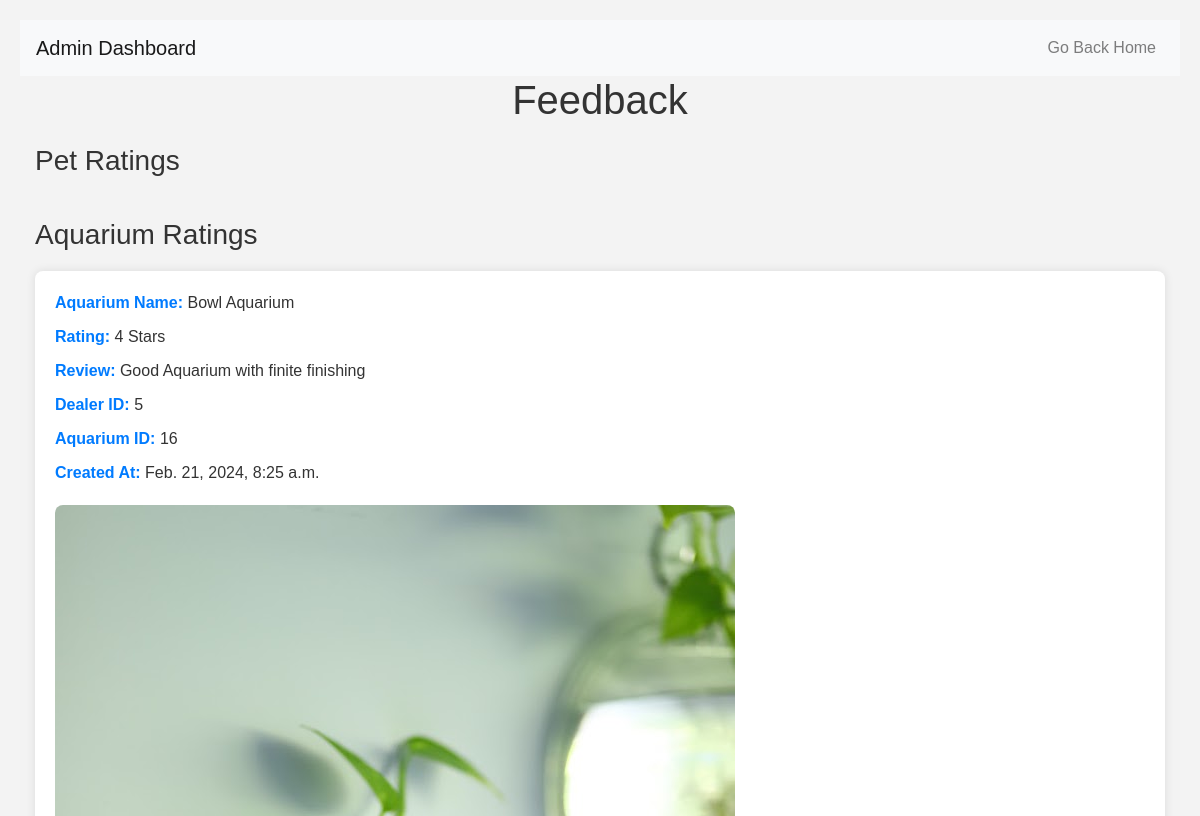
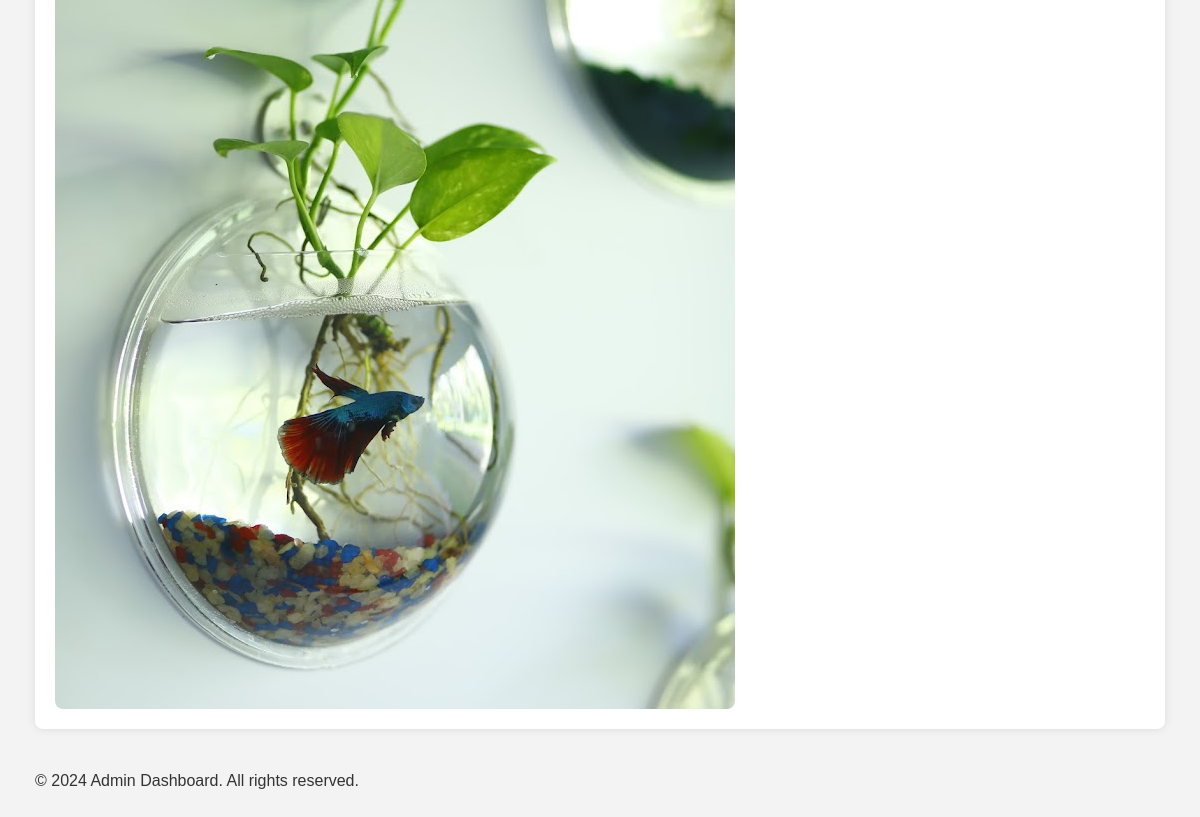
The app's page /Dealer_feedback/, older data (2 pictures, top to bottom).
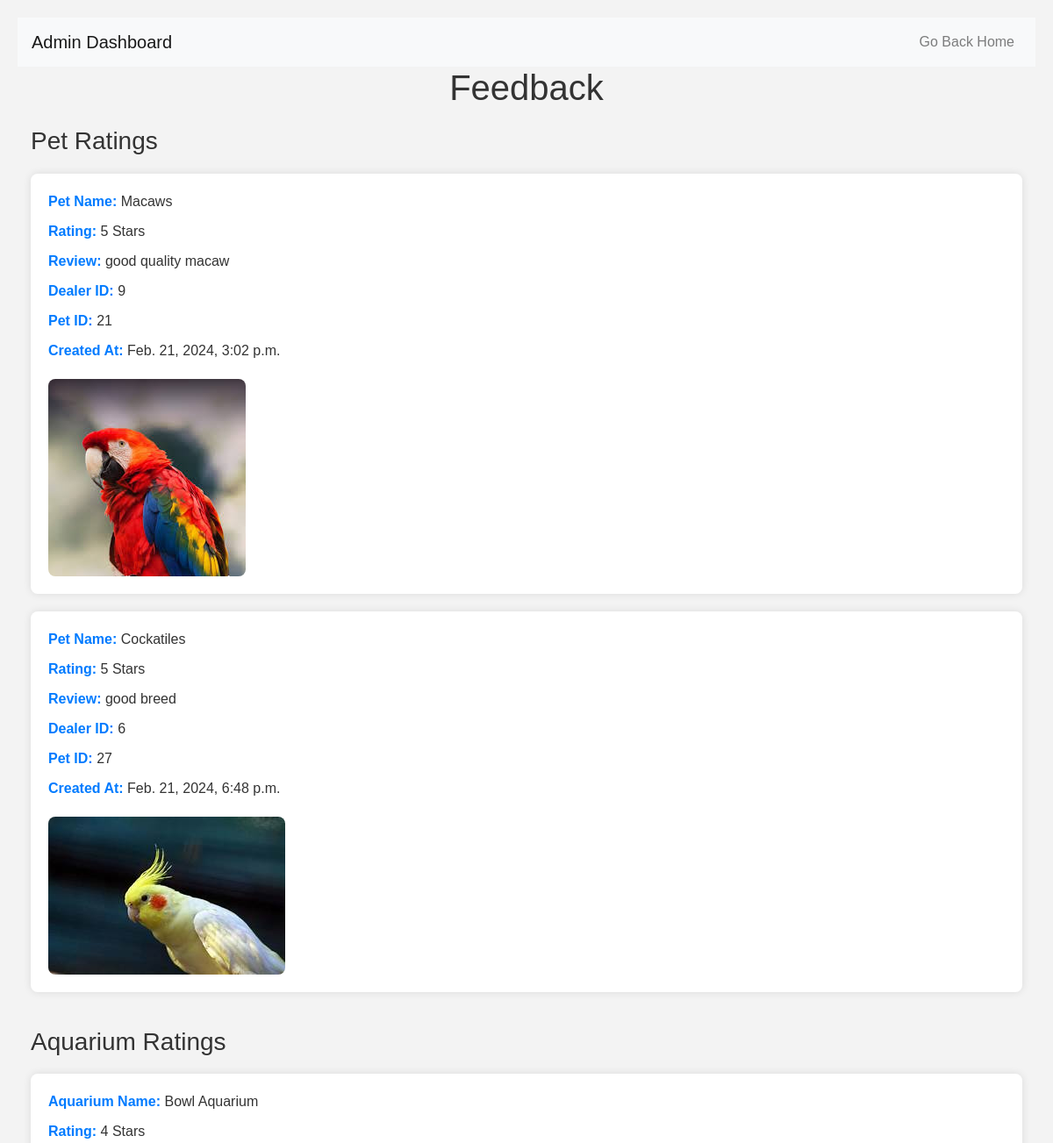
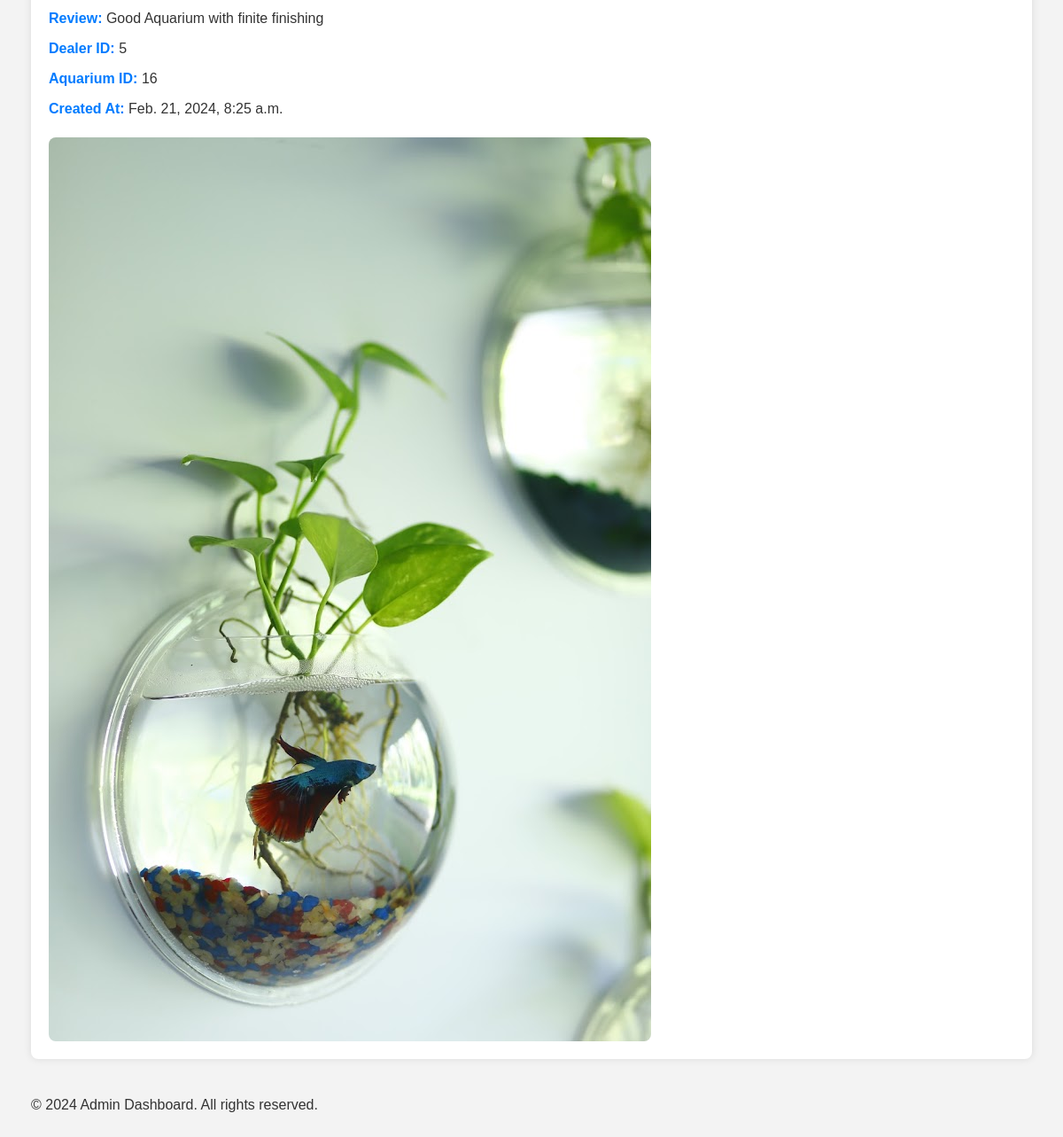
The same page, newer data (2 pictures, top to bottom).
### aapmapp/models.py (models this page shows, shortened)
class Review_Aquarium(models.Model):
    RATING_CHOICES_aqu = [
        (1, '1 Star'),
        (2, '2 Stars'),
        (3, '3 Stars'),
        (4, '4 Stars'),
        (5, '5 Stars'),
    ]
    dealer_aqu = models.ForeignKey(dealer, on_delete=models.CASCADE, related_name='aquarium_reviews')
    aquarium = models.ForeignKey(Aquarium, on_delete=models.CASCADE, related_name='reviews')
    rating_aqu = models.IntegerField(choices=RATING_CHOICES_aqu, null=True)
    review_text_aqu = models.TextField(null=True)
    created_at_aqu = models.DateTimeField(auto_now_add=True)

class Aquarium(models.Model):
    dealer = models.ForeignKey(dealer, on_delete=models.CASCADE)  # Add this line to create the foreign key relationship
    name = models.CharField(max_length=100)
    price = models.DecimalField(max_digits=10, decimal_places=2)
    quantity = models.PositiveIntegerField()
    location = models.CharField(max_length=100)
    description = models.TextField(max_length=30, null=True)
    image = models.ImageField(upload_to='aquarium_images/')

class dealer(AbstractUser):
    email = models.EmailField(unique=True)
    fullname = models.TextField(max_length=100, default="")
    role = models.TextField(max_length=100, default="")

class Review(models.Model):
    RATING_CHOICES = [
        (1, '1 Star'),
        (2, '2 Stars'),
        (3, '3 Stars'),
        (4, '4 Stars'),
        (5, '5 Stars'),
    ]
    dealer = models.ForeignKey(dealer, on_delete=models.CASCADE, related_name='reviews')
    pet = models.ForeignKey(Pet, on_delete=models.CASCADE, related_name='reviews')
    rating = models.IntegerField(choices=RATING_CHOICES,null=True)
    review_text = models.TextField(null=True)
    created_at = models.DateTimeField(auto_now_add=True)

class Pet(models.Model):
    dealer = models.ForeignKey(dealer, on_delete=models.CASCADE)  # Add this line to create the foreign key relationship
    CATEGORY_CHOICES = [
        ('dog', 'Dogs'),
        ('cat', 'Cats'),
        ('fish', 'Fish'),
        ('bird', 'Birds'),
    ]
    category = models.CharField(max_length=4, choices=CATEGORY_CHOICES)
    pet_breed = models.CharField(max_length=100, null=True)
    pet_age = models.CharField(max_length=10 ,null=True)
    pet_description = models.TextField(max_length=30, null=True)
    price = models.DecimalField(max_digits=10, decimal_places=2)
    quantity = models.PositiveIntegerField()
    location = models.CharField(max_length=100)
    image = models.ImageField(upload_to='pet_images/')

### aapmapp/views.py (the view)
# urls.py: path('Dealer_feedback/', views.Dealer_feedback, name='Dealer_feedback'),
def Dealer_feedback(request):
    pet_reviews = Review.objects.all()
    aquarium_reviews = Review_Aquarium.objects.all()
    return render(request, 'Dealer_feedback.html', {'pet_reviews': pet_reviews, 'aquarium_reviews': aquarium_reviews})

### aapmapp/templates/Dealer_feedback.html (shortened to what this page needs)
<!DOCTYPE html>
<html lang="en">
<head>
    <link rel="stylesheet" href="https://maxcdn.bootstrapcdn.com/bootstrap/4.5.2/css/bootstrap.min.css">
</head>
<body>
    <header>
        <nav class="navbar navbar-expand-lg navbar-light bg-light">
            <a class="navbar-brand" href="#">Admin Dashboard</a>
            <div class="collapse navbar-collapse" id="navbarNav">
                <ul class="navbar-nav ml-auto">
                    <li class="nav-item">
                        <a class="nav-link" href="{% url 'admin_dashboard' %}">Go Back Home</a>
                    </li>
                </ul>
            </div>
        </nav>
    </header>
    <div class="container">
        <h1>Feedback</h1>
        <div class="rating-section">
            <h3>Pet Ratings</h3>
            {% for review in pet_reviews %}
            <div class="rating-item">
                <p><strong>Pet Name:</strong> {{ review.pet.pet_breed }}</p>
                <p><strong>Rating:</strong> {{ review.get_rating_display }}</p>
                <p><strong>Review:</strong> {{ review.review_text }}</p>
                <p><strong>Dealer ID:</strong> {{ review.dealer.id }}</p>
                <p><strong>Pet ID:</strong> {{ review.pet.id }}</p>
                <p><strong>Created At:</strong> {{ review.created_at }}</p>
                <img src="{{ review.pet.image.url }}" alt="{{ review.pet.name }}">
            </div>
            {% endfor %}
        </div>
        <div class="rating-section">
            <h3>Aquarium Ratings</h3>
            {% for review in aquarium_reviews %}
            <div class="rating-item">
                <p><strong>Aquarium Name:</strong> {{ review.aquarium.name }}</p>
                <p><strong>Rating:</strong> {{ review.get_rating_aqu_display }}</p>
                <p><strong>Review:</strong> {{ review.review_text_aqu }}</p>
                <p><strong>Dealer ID:</strong> {{ review.dealer_aqu.id }}</p>
                <p><strong>Aquarium ID:</strong> {{ review.aquarium.id }}</p>
                <p><strong>Created At:</strong> {{ review.created_at_aqu }}</p>
                <img src="{{ review.aquarium.image.url }}" alt="{{ review.aquarium.name }}">
            </div>
            {% endfor %}
        </div>
    </div>
    <footer>
        <div class="container">
            <p>&copy; 2024 Admin Dashboard. All rights reserved.</p>
        </div>
    </footer>
</body>
</html>

### aapmapp/templates/Dealer_feedback.html (style rules this page uses)
body { font-family: Arial, sans-serif; background-color: #f3f3f3; color: #333; margin: 0; padding: 20px; }
.container { max-width: 1200px; margin: 0 auto; }
.rating-section { margin-bottom: 40px; }
.rating-item { background-color: #fff; border-radius: 8px; box-shadow: 0 0 10px rgba(0, 0, 0, 0.1); padding: 20px; margin-bottom: 20px; }
.rating-item p { margin-bottom: 10px; }
.rating-item img { max-width: 100%; border-radius: 8px; margin-top: 10px; }
.rating-item strong { color: #007bff; }
h1 { margin-bottom: 20px; text-align: center; }
h3 { margin-bottom: 20px; }

Row changes from the older to the newer data that the page shows:
added Review: pet.pet_breed "Macaws", rating "5 Stars", review_text "good quality macaw", dealer.id "9", pet.id "21", created_at "Feb. 21, 2024, 3:02 p.m.", pet.image (picture)
added Review: pet.pet_breed "Cockatiles", rating "5 Stars", review_text "good breed", dealer.id "6", pet.id "27", created_at "Feb. 21, 2024, 6:48 p.m.", pet.image (picture)
